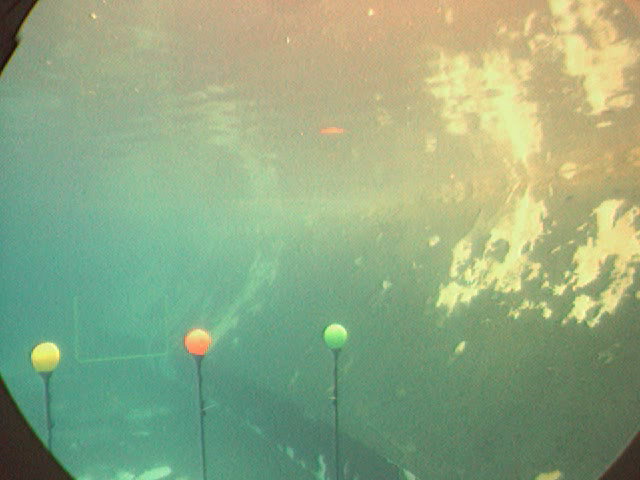
#> input picture BuoyDetectionGMM/100Frames/test/frame1.png, 640 x 480 px; its folder holds only this picture in this run
$ python -i ProjectSixFinal.py   (imports and definitions only)   (older library calls are emulated)
#> lines starting #> are read from the running program, lines starting #| are printed output that depends on the picture; after the words box and inside, x2 and y2 are one past the last pixel; in counts of white or black regions, pixels touching at a corner belong together
#> further down, picture is the input picture: shape (480, 640, 3); mean B, G, R 130.1, 168.4, 144.9
#!/usr/bin/env python
# coding: utf-8

# # Project 6
#
# * Shelly Bagchi
# * Sarvesh Thakur


import numpy as np
import cv2
import cv2.ml as ml

import os
import bisect
import matplotlib.pyplot as plt


# Which signs to detect
signs = ['00001', '00014', '00017', '00019', '00021', '00035', '00038', '00045'];
sign_ref = {}
# [1 line not run here, left out]


bin_n = 16 # Number of bins for HOG


# --- Functions for HOG features and data reading ---

# See https://opencv-python-tutroals.readthedocs.io/en/latest/py_tutorials/py_ml/py_svm/py_svm_opencv/py_svm_opencv.html
# [55 lines left out: functions hog, get_data, not called in this run]


# --- Functions for MSER ---

def imadjust(src, tol=1, vin=[0,255], vout=(0,255)):
    '''
        Matlab imadjust implementation in Python3
    '''
    # src : input one-layer image (numpy array)
    # tol : tolerance, from 0 to 100.
    # vin  : src image bounds
    # vout : dst image bounds
    # return : output img

    assert len(src.shape) == 2 ,'Input image should be 2-dims'  # One Channel Only!

    tol = max(0, min(100, tol))

    if tol > 0:
        # Compute in and out limits
        # Histogram
        hist = np.histogram(src,bins=list(range(256)),range=(0,255))[0]

        # Cumulative histogram
        cum = hist.copy()
        for i in range(1, 255): cum[i] = cum[i - 1] + hist[i]

        # Compute bounds
        total = src.shape[0] * src.shape[1]
        low_bound = total * tol / 100
        upp_bound = total * (100 - tol) / 100
        vin[0] = bisect.bisect_left(cum, low_bound)
        vin[1] = bisect.bisect_left(cum, upp_bound)

    # Stretching
    scale = (vout[1] - vout[0]) / (vin[1] - vin[0])
    vs = src-vin[0]
    vs[src<vin[0]]=0
    vd = vs*scale+0.5 + vout[0]
    vd[vd>vout[1]] = vout[1]
    dst = vd

    return dst


# See https://www.pyimagesearch.com/2015/04/20/sorting-contours-using-python-and-opencv/
# [22 lines left out: function sortContours, not called in this run]


def findContours(img, mask, color=(0, 255, 0)):
    # Find contours & draw on frame
    # NOTE:  Tweak this threshold as needed!  *****
    _, thresh = cv2.threshold(mask.astype('uint8'), 0.6*255, 255, cv2.THRESH_BINARY)
    cnts, _ = cv2.findContours(thresh, cv2.RETR_EXTERNAL, cv2.CHAIN_APPROX_SIMPLE)
    # Sort contours by size
    cnts = sorted(cnts, key=cv2.contourArea, reverse=True)
    box = (0,0,0,0)
    #cnts, boundingBoxes = sortContours(cnts)
    #for c,box in zip(cnts, boundingBoxes):
    for c in cnts[:1]:
        # [12 lines of commented-out code are left out]
        box = cv2.boundingRect(c)
        x,y,w,h = box
        cv2.rectangle(img, (x,y),(x+w,y+h), color, 2)

    return img, box


def runMSER(img):
    # Denoise image
    img = cv2.fastNlMeansDenoisingColored(img, None, 10,10,7,21)
    gray = cv2.cvtColor(img, cv2.COLOR_BGR2GRAY)  # only for display use
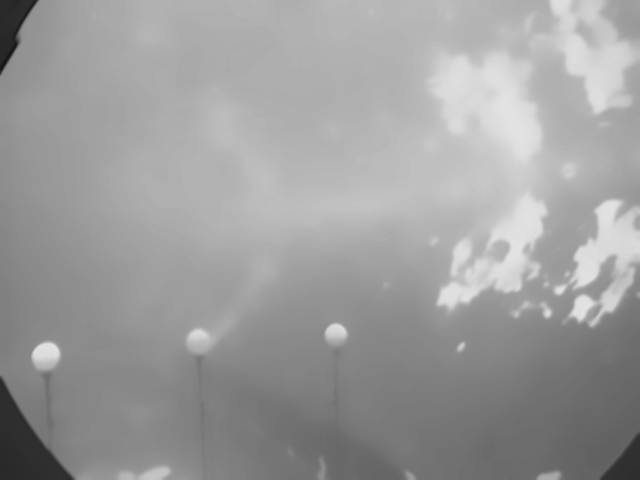
#> gray: shape (480, 640); min 18, max 227, mean 156.7
    # Split color channels
    #b,g,r = cv2.split(dst)
    b,g,r = img[:,:,0],img[:,:,1],img[:,:,2]
    # Contrast normalization
    b,g,r = cv2.equalizeHist(b),cv2.equalizeHist(g),cv2.equalizeHist(r)
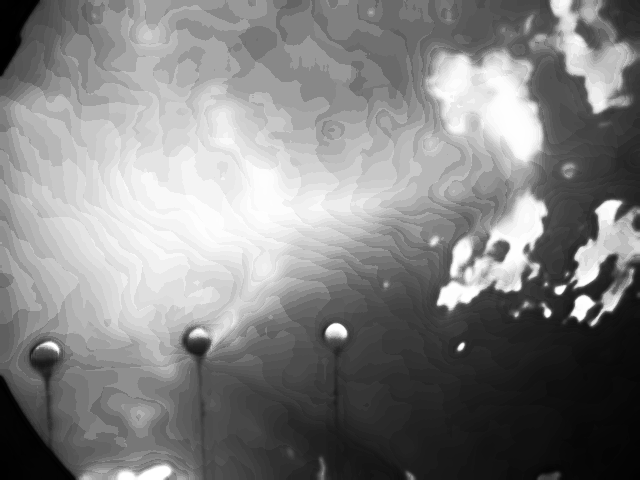
#> b: shape (480, 640); min 0, max 255, mean 129.8
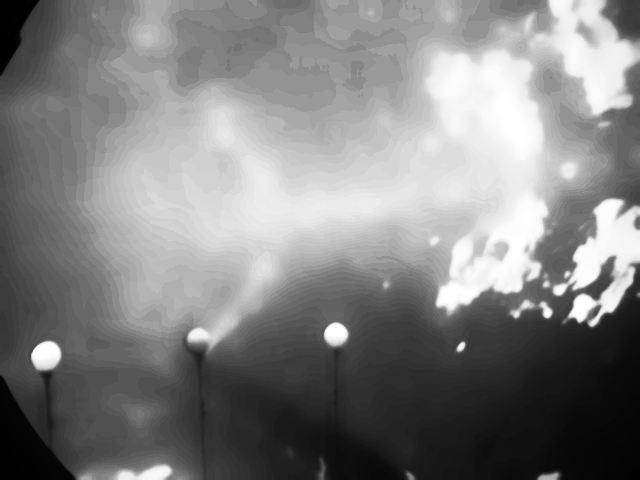
#> g: shape (480, 640); min 0, max 255, mean 129
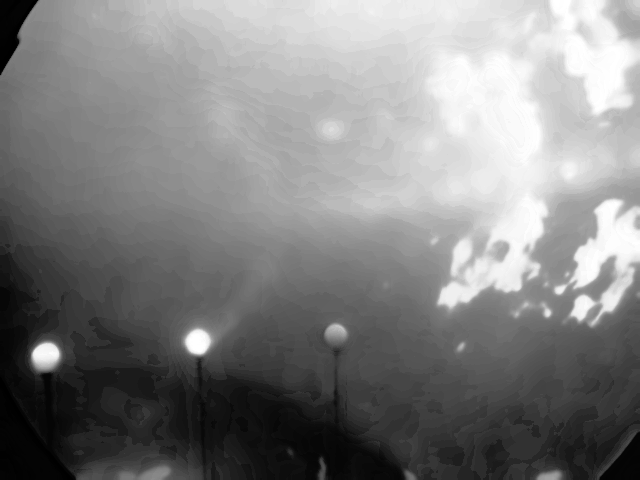
#> r: shape (480, 640); min 0, max 255, mean 128.5
    B,G,R = imadjust(b),imadjust(g),imadjust(r)
#> in imadjust, `hist = np.histogram(src,bins=list(range(256)),range=(0,255))[0]`: hist = 255 values, max 10916 at index 152, min 0 at index 17, mean 1204.7
#> in imadjust, `cum = hist.copy()`: cum has the same summary as hist
#> after the loop in imadjust, `for i in range(1, 255): cum[i] = cum[i - 1] + hist[i]`: cum = 255 values from 507 to 307200
#> in imadjust, `scale = (vout[1] - vout[0]) / (vin[1] - vin[0])`: scale = 1.02
#> in imadjust, `vd[vd>vout[1]] = vout[1]`: vd: shape (480, 640) float64; min 0.5, max 255, mean 129.8
#> in imadjust (call 2), `vd[vd>vout[1]] = vout[1]`: vd: shape (480, 640) float64; min 0.5, max 255, mean 129
#> in imadjust (call 3), `vd[vd>vout[1]] = vout[1]`: vd: shape (480, 640) float64; min 0.5, max 255, mean 128.5

    # Normalize intensities for each type of sign
    # Note:  maximum and minimum work element-wise over an array
    # *** Invert this??
    #res_b = 255*np.maximum(0, np.minimum(B-R, B-G) / R+G+B )
    #_,res_b = cv2.threshold(res_b, 1, 1, cv2.THRESH_BINARY)
    #res_r = 255*np.maximum(0, np.minimum(R-B, R-G) / R+G+B )
    #_,res_r = cv2.threshold(res_r, 1, 1, cv2.THRESH_BINARY)

# See paper:
# https://www.researchgate.net/publication/261331878_Traffic_sign_recognition_using_MSER_and_Random_Forests
    omega_rb = 255*np.maximum(R/(R+G+B), B/(R+G+B) )
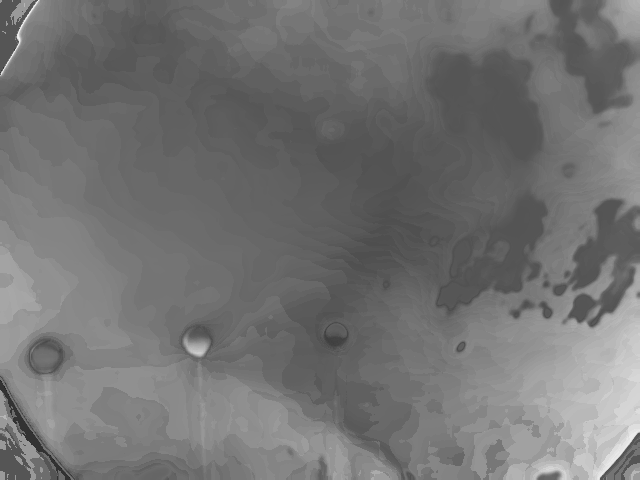
#> omega_rb: shape (480, 640) float64; min 36.02, max 241.4, mean 115.2
    #_,omega_rb = cv2.threshold(omega_rb, 0.5, 255, cv2.THRESH_BINARY)


    #dst = findContours(img, res_b, color=(255, 0, 0))
    #dst = findContours(img, res_r, color=(0, 0, 255))
    dst,box = findContours(img.copy(), omega_rb, color=(0, 255, 0))
#> in findContours, `_, thresh = cv2.threshold(mask.astype('uint8'), 0.6*255, 255, cv2.THRE..`:
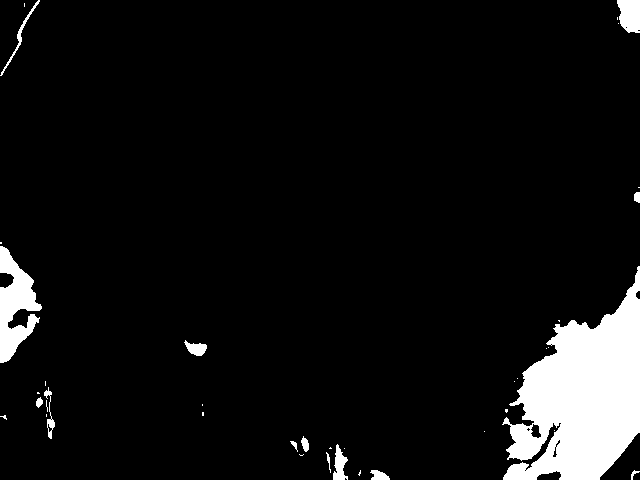
#> thresh: shape (480, 640); 7.1% white; 38 white regions (24 under 20 px)
#> in findContours, `cnts, _ = cv2.findContours(thresh, cv2.RETR_EXTERNAL, cv2.CHAIN_APPROX..`: cnts = 38 contours, 26 with area under 20; largest, box (x1, y1, x2, y2) and area: (502, 266, 640, 480) 16911, (0, 246, 42, 363) 2396, (617, 0, 640, 33) 586, (333, 444, 348, 480) 267, (184, 340, 207, 356) 185
#> the loop in findContours, `for c in cnts[:1]: #print("contour size:", cv2.contourArea(c))  # comp..` made 1 pass
#> box = (502, 266, 138, 214)

    # Save sign as crop of original img (**retval)
    if box == (0,0,0,0):
        sign = img
    else:
        x,y,w,h = box
#> x = 502; y = 266; w = 138; h = 214
        sign = img[y:y+h, x:x+w]
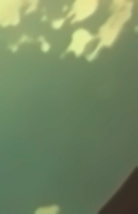
#> sign: shape (214, 138, 3); mean of channels 0, 1, 2 98.1, 135.2, 116.2; drawn as B, G, R
        # [22 lines of commented-out code are left out]

    return dst, box, sign


try:
    dir = os.path.dirname(__file__)
except:
    dir = os.path.dirname('Project6_MSER.py')

# Data locations
train_path = os.path.join(dir, 'Training')
test_path = os.path.join(dir, 'Testing')
input_path = os.path.join(dir, 'input')  #####
output_path = os.path.join(dir, 'output')

# Set up classifier
svm = ml.SVM_create()
# [3 lines not run here, left out]

# Read in training data
TRAIN = 1
# [8 lines not run here, left out]
    #svm.save(os.path.join(dir, 'svm_data.dat'))
    #print("Model saved to file:  svm_data.dat")

# Read in testing data
TEST = 0
# [15 lines not run here, left out]


# Run sign detection on input frames
INPUT = 1
# [49 lines not run here, left out]

>>> import cv2
>>> picture = cv2.imread('../BuoyDetectionGMM/100Frames/test/frame1.png')
>>> result = runMSER(picture)

$ run again, on BuoyDetectionGMM/100Frames/test/frame100.png
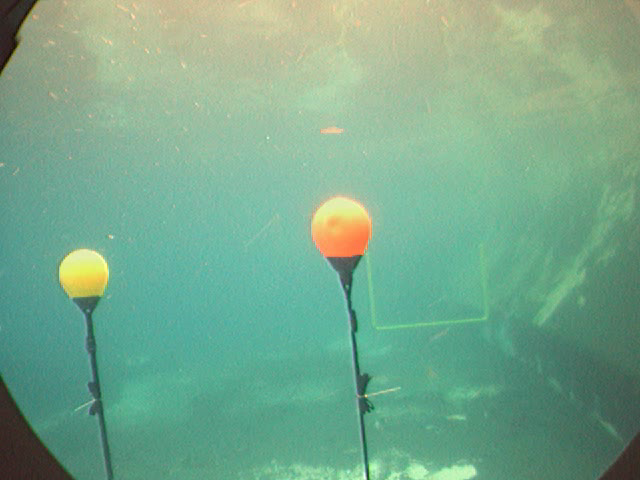
#> input picture BuoyDetectionGMM/100Frames/test/frame100.png, 640 x 480 px
#> picture is the input picture: shape (480, 640, 3); mean B, G, R 140.6, 168.9, 120.2
#> hist = 255 values, max 11185 at index 202, min 0 at index 33, mean 1204.7
#> in imadjust, `cum = hist.copy()`: cum has the same summary as hist
#> after the loop in imadjust, `for i in range(1, 255): cum[i] = cum[i - 1] + hist[i]`: cum = 255 values from 578 to 307200
#> scale = 1.02
#> in findContours, `_, thresh = cv2.threshold(mask.astype('uint8'), 0.6*255, 255, cv2.THRE..`:
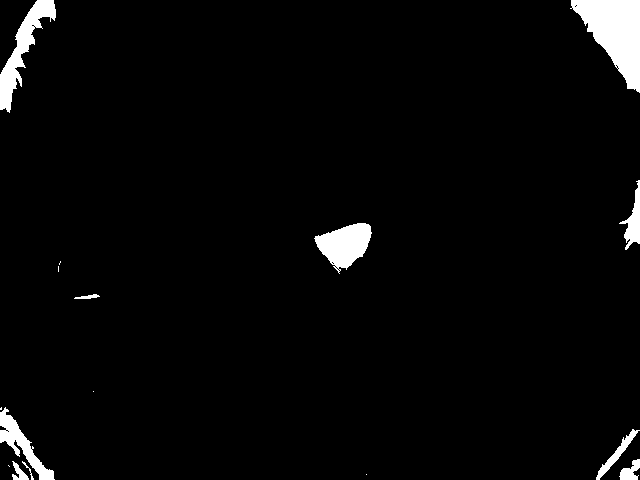
#> thresh: shape (480, 640); 3.2% white; 16 white regions (6 under 20 px)
#> cnts = 16 contours, 7 with area under 20; largest, box (x1, y1, x2, y2) and area: (570, 0, 640, 93) 3453, (0, 0, 56, 113) 1700, (314, 223, 372, 274) 1633, (0, 407, 55, 480) 1002, (619, 180, 640, 250) 500
#> the loop in findContours, `for c in cnts[:1]: #print("contour size:", cv2.contourArea(c))  # comp..` made 1 pass
#> in runMSER, `dst,box = findContours(img.copy(), omega_rb, color=(0, 255, 0))`: box = (570, 0, 70, 93)
#> in runMSER, `x,y,w,h = box`: x = 570; y = 0; w = 70; h = 93
#> in runMSER, `sign = img[y:y+h, x:x+w]`:
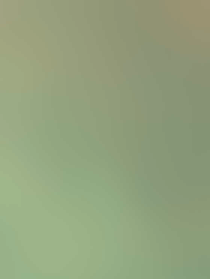
#> sign: shape (93, 70, 3) (shown 3 times larger); mean of channels 0, 1, 2 125.3, 161.7, 146.9; drawn as B, G, R

$ run again, on BuoyDetectionGMM/100Frames/test/frame12.png
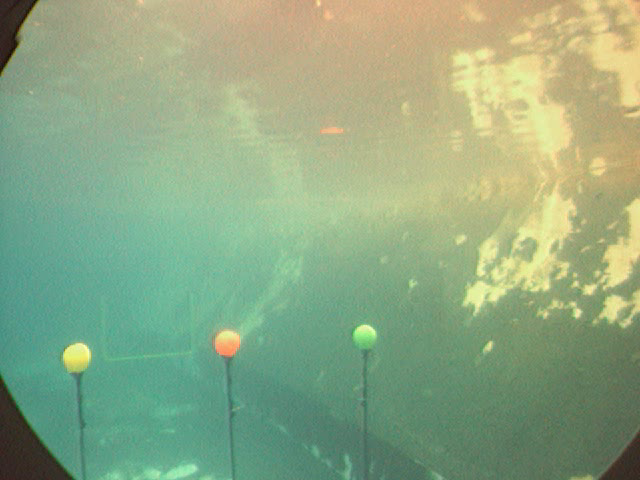
#> input picture BuoyDetectionGMM/100Frames/test/frame12.png, 640 x 480 px
#> picture is the input picture: shape (480, 640, 3); mean B, G, R 131.2, 168.4, 142.8
#> hist = 255 values, max 12103 at index 131, min 0 at index 20, mean 1204.7
#> in imadjust, `cum = hist.copy()`: cum has the same summary as hist
#> after the loop in imadjust, `for i in range(1, 255): cum[i] = cum[i - 1] + hist[i]`: cum = 255 values from 453 to 307200
#> scale = 1.02
#> in findContours, `_, thresh = cv2.threshold(mask.astype('uint8'), 0.6*255, 255, cv2.THRE..`:
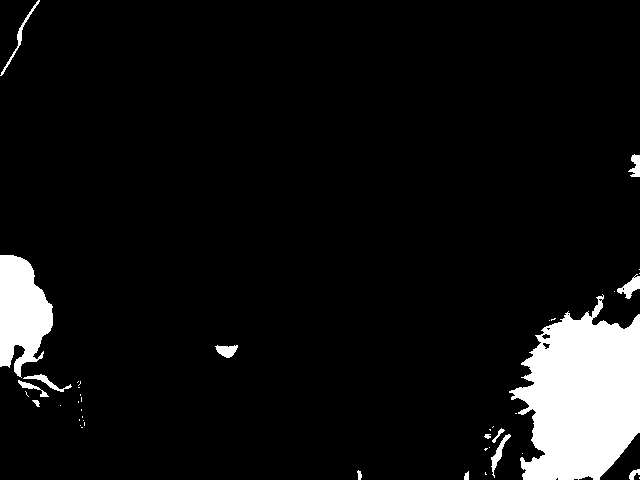
#> thresh: shape (480, 640); 7.4% white; 43 white regions (28 under 20 px)
#> cnts = 43 contours, 29 with area under 20; largest, box (x1, y1, x2, y2) and area: (509, 294, 640, 480) 16174, (0, 255, 53, 378) 4261, (617, 274, 640, 299) 224, (491, 434, 511, 478) 171, (215, 345, 238, 358) 169
#> the loop in findContours, `for c in cnts[:1]: #print("contour size:", cv2.contourArea(c))  # comp..` made 1 pass
#> in runMSER, `dst,box = findContours(img.copy(), omega_rb, color=(0, 255, 0))`: box = (509, 294, 131, 186)
#> in runMSER, `x,y,w,h = box`: x = 509; y = 294; w = 131; h = 186
#> in runMSER, `sign = img[y:y+h, x:x+w]`:
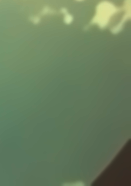
#> sign: shape (186, 131, 3); mean of channels 0, 1, 2 94, 127.1, 105; drawn as B, G, R
